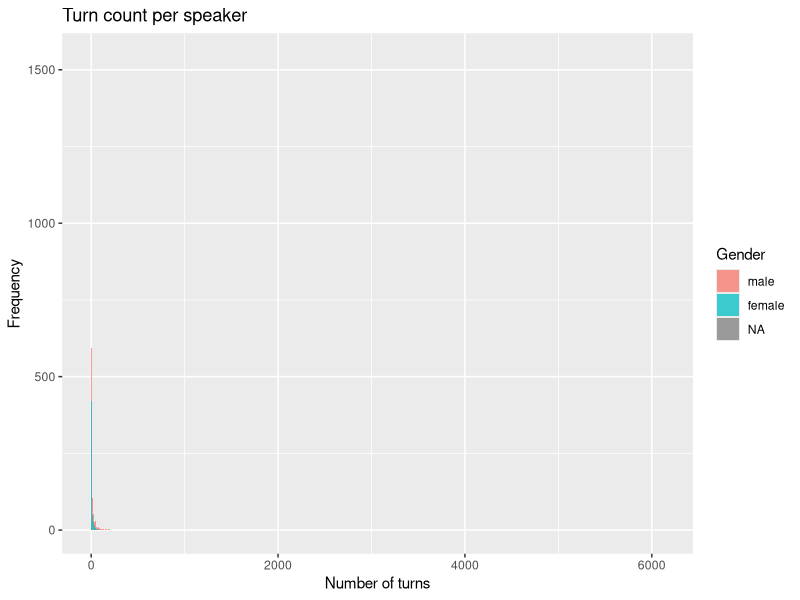
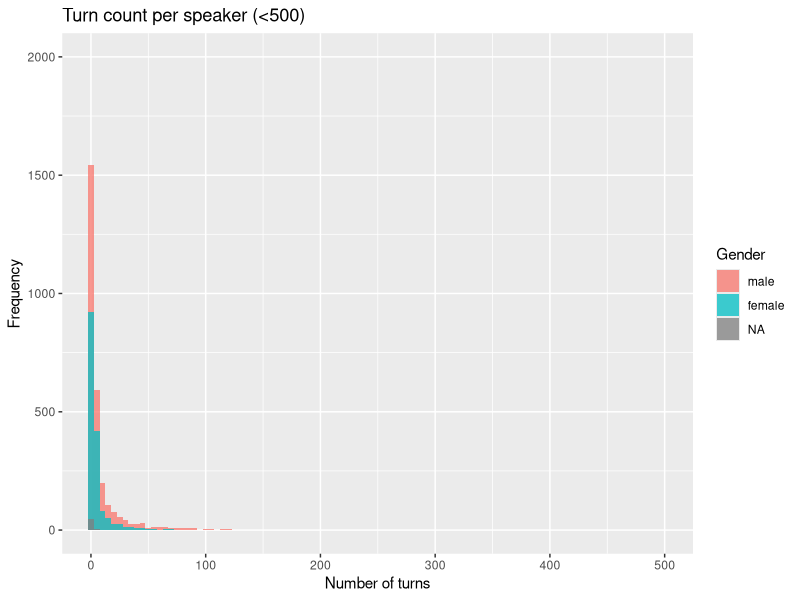
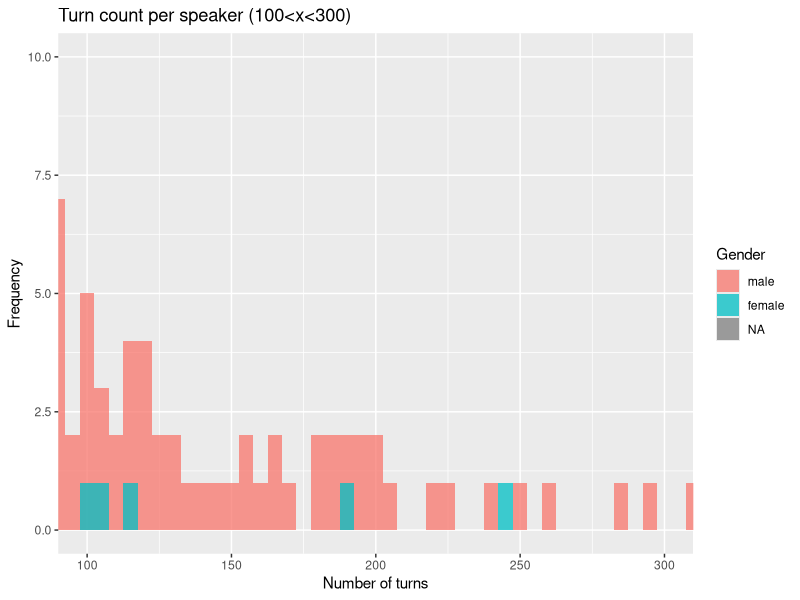
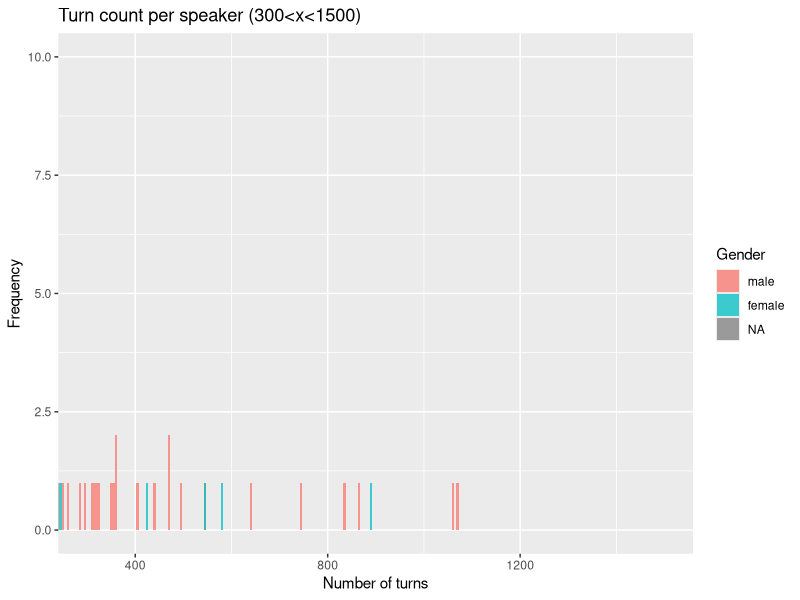
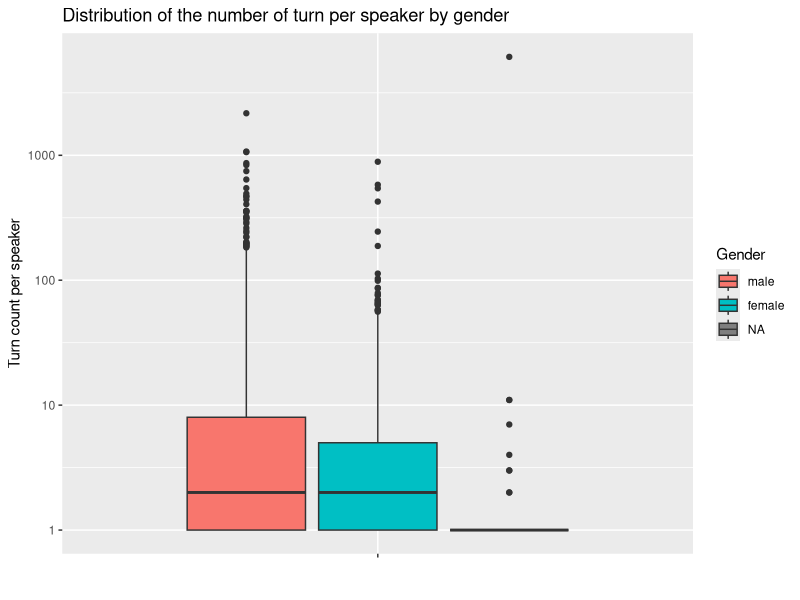
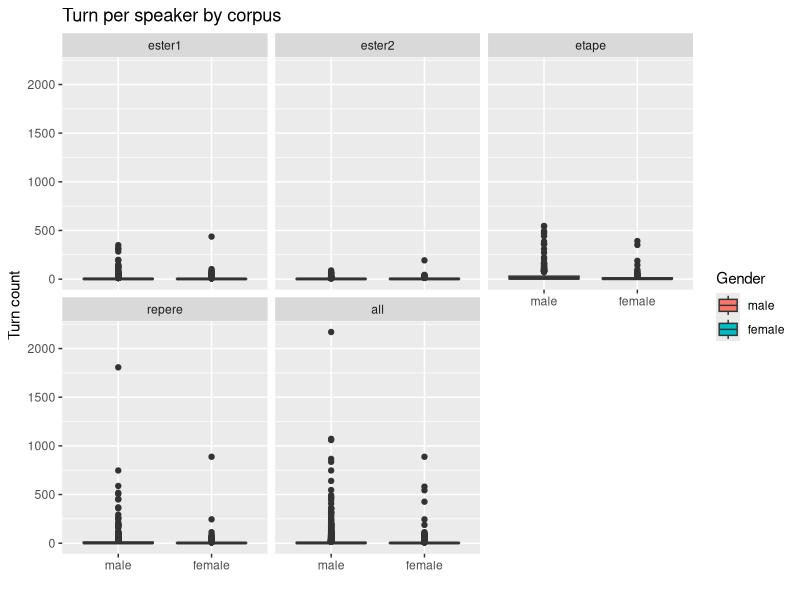
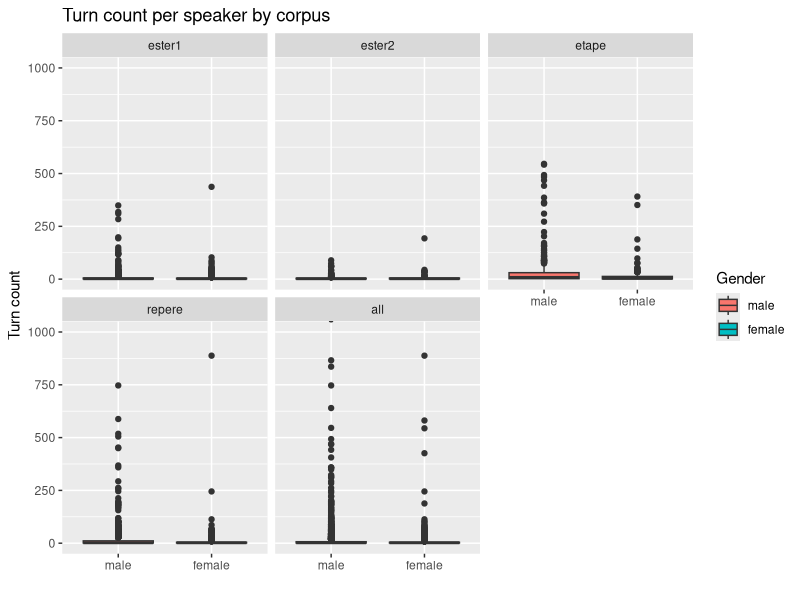

The R script that drew these images, in order:
#Définition du dossier de travail
setwd("/home/getalp/garnerim/Bureau/scripts/turn_by_spk_csv")
#install.packages("scales")
library(scales)
#install.packages("dplyr")
library(dplyr)
library(ggplot2)
library(readr)

#Import des données
speakers <- read_delim("turns_by_speaker.csv", ";", 
                    escape_double = FALSE, 
                    col_types = cols(gender = col_factor(levels = c("male", "female")), 
                                     id_speaker = col_character()), 
                    trim_ws = TRUE)


# = ANALYSE GLOBALE ====================================================================

# Locuteurs 

#Tous corpus confondus
count(speakers,gender=="male")
count(speakers,gender=="female")
count(speakers,is.na(gender))

#ESTER1
count(speakers,gender=="male"&speakers$ester1>0)
count(speakers,gender=="female"&speakers$ester1>0)
count(speakers,is.na(gender)&speakers$ester1>0)

#ESTER2
count(speakers,gender=="male"&speakers$ester2>0)
count(speakers,gender=="female"&speakers$ester2>0)
count(speakers,is.na(gender)&speakers$ester2>0)

#ESTER3
count(speakers,gender=="male"&speakers$etape>0)
count(speakers,gender=="female"&speakers$etape>0)
count(speakers,is.na(gender)&speakers$etape>0)

#ESTER4
count(speakers,gender=="male"&speakers$repere>0)
count(speakers,gender=="female"&speakers$repere>0)
count(speakers,is.na(gender)&speakers$repere>0)


#Tours de paroles

#Tous corpus confondus
sum(na.exclude(speakers$all[speakers$gender=="male"]))
sum(na.exclude(speakers$all[speakers$gender=="female"]))
sum(na.exclude(speakers$all[is.na(speakers$gender)]))

#ESTER1
sum(na.exclude(speakers$ester1[speakers$gender=="male"]))
sum(na.exclude(speakers$ester1[speakers$gender=="female"]))
sum(na.exclude(speakers$ester1[is.na(speakers$gender)]))

#ESTER2
sum(na.exclude(speakers$ester2[speakers$gender=="male"]))
sum(na.exclude(speakers$ester2[speakers$gender=="female"]))
sum(na.exclude(speakers$ester2[is.na(speakers$gender)]))

#ETAPE
sum(na.exclude(speakers$etape[speakers$gender=="male"]))
sum(na.exclude(speakers$etape[speakers$gender=="female"]))
sum(na.exclude(speakers$etape[is.na(speakers$gender)]))

#REPERE
sum(na.exclude(speakers$repere[speakers$gender=="male"]))
sum(na.exclude(speakers$repere[speakers$gender=="female"]))
sum(na.exclude(speakers$repere[is.na(speakers$gender)]))


# === HISTOGRAMMES ======================================================================

#Aperçu des données, elles semblent effectivement ne pas suivre une
#loi normale, mais plutôt une loi de Poisson

# Certains locuteurs ne parlent pas, all = 0
# On extrait dans un dataframe, le nombre de tour par locuteur sur l'ensemble des corpus
# en excluant les locuteurs ne parlant pas
spk_all<-subset(speakers,speakers$all>0,select=c("id_speaker","gender","all"))

# Histogramme simple
ggplot(spk_all,aes(x=spk_all$all,fill=spk_all$gender))+
  geom_histogram(alpha=0.75,position="identity",binwidth = 5)+
  labs(title="Turn count per speaker",x="Number of turns",y="Frequency",fill="Gender")

# Peu lisible on n'affiche que jusqu'à 500 en abscisse et 2000 en ordonnée
ggplot(spk_all,aes(x=spk_all$all,fill=spk_all$gender))+
  geom_histogram(alpha=0.75,position="identity",binwidth = 5)+
  coord_cartesian(xlim=c(0,500),ylim=c(0,2000))+
  labs(title="Turn count per speaker (<500)",x="Number of turns",y="Frequency",fill="Gender")

# On zoome sur la fenêtre 100-300 on aura plutôt des invités ou des experts

ggplot(spk_all,aes(x=spk_all$all,fill=spk_all$gender))+
  geom_histogram(alpha=0.75,position="identity",binwidth = 5)+
  coord_cartesian(xlim=c(100,300),ylim=c(0,10))+
  labs(title="Turn count per speaker (100<x<300)",x="Number of turns",y="Frequency",fill="Gender")

#=> beaucoup plus d'hommes que de femmes

# Sur la fenêtre 300-1500, présentateurs ou personnalité publique forte (politiques)

ggplot(spk_all,aes(x=spk_all$all,fill=spk_all$gender))+
  geom_histogram(alpha=0.75,position="identity",binwidth = 5)+
  coord_cartesian(xlim=c(300,1500),ylim=c(0,10))+
  labs(title="Turn count per speaker (300<x<1500)",x="Number of turns",y="Frequency",fill="Gender")

#=> beaucoup plus d'hommes également

# === BOXPLOTS =============================================================================

ggplot(spk_all,aes(x='',y=spk_all$all, fill=spk_all$gender))+geom_boxplot()+
  scale_fill_discrete(name="Gender")+
  labs(title="Distribution of the number of turn per speaker by gender",x="",y="Turn count per speaker")+
  scale_y_log10()

# On ne voit pas grand chose sur le premier box-plot, hormis la valeur extrême chez les hommes
# à plus de 6000 et également la différence sur les queues de distribution : beaucoup plus grande
# chez les hommes, ce qui laisse supposer qu'ils se retrouvent dans différents rôle de locuteur

# = COMPARAISON PAR CORPUS =================================================================

# Comparaison corpus par corpus 

library(reshape2)
gspeakers<-subset(speakers,speakers$gender!="NA")
speakers_long <- melt(gspeakers, id.vars=c("id_speaker","gender"))

ggplot(speakers_long, aes(x=factor(gender),y=value,fill=factor(gender)))+
  geom_boxplot() + labs(title="Turn per speaker by corpus",fill="Gender",x="",y="Turn count") +
  facet_wrap(~variable)
  
ggplot(speakers_long, aes(x=factor(gender),y=value,fill=factor(gender)))+
  geom_boxplot() + labs(title="Turn count per speaker by corpus",fill="Gender",x="",y="Turn count") +
  facet_wrap(~variable)+
  coord_cartesian(ylim=c(0,1000))

# On observe des queues de distributions plus longues et plus denses chez les hommes
# Ce qui laisse supposer qu'il y a plus d'hommes qui parlent souvent que de femmes (valeurs extrêmes)
# Car la majorité des locuteurs ont peu de tours de parole (cf histogramme)

# === REGRESSION DE POISSON =================================================================

# Création du modèle global (on ne prend pas en compte les locuteurs ne parlant pas)
# On utilise un modèle de poisson : la variable à expliquer est le nombre de tour par locuteur
# et la variable explicative est le genre
fit<-glm(spk_all$all~spk_all$gender,family=poisson())
summary(fit)

